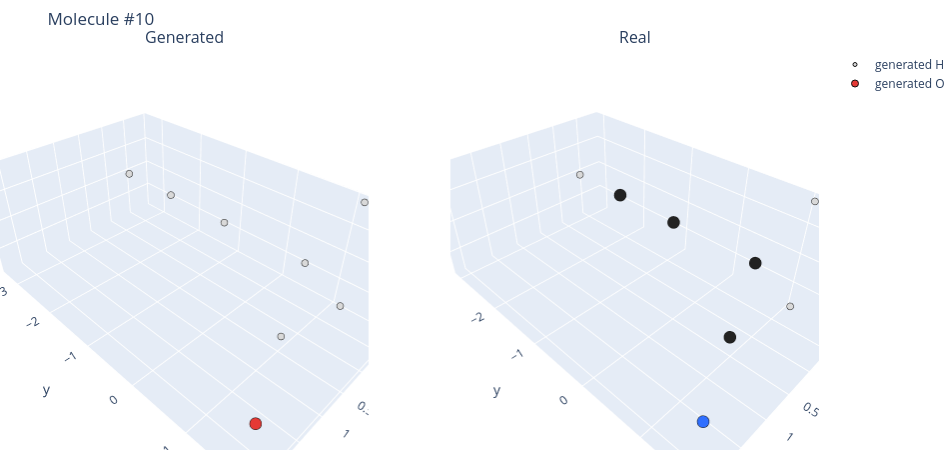

The notebook cell this image was saved under:
### Code cell
import plotly.graph_objects as go
from plotly.subplots import make_subplots

ATOM_COLORS = {
    "H": "#d9d9d9",
    "C": "#222222",
    "N": "#2f6fff",
    "O": "#e53935",
    "F": "#43a047",
}

def plot_generated_vs_real_3d(eval_result=generated_eval, idx=0):
    pred_pos = eval_result["pred_pos"].detach().cpu()
    pred_labels = eval_result["pred_type_probs"].argmax(dim=-1).detach().cpu()
    real_pos = drift_real_pos.detach().cpu()
    real_labels = drift_real_types.argmax(dim=-1).detach().cpu()

    fig = make_subplots(
        rows=1,
        cols=2,
        specs=[[{"type": "scene"}, {"type": "scene"}]],
        subplot_titles=("Generated", "Real"),
    )

    for col, pos, labels, name in [
        (1, pred_pos[idx], pred_labels[idx], "generated"),
        (2, real_pos[idx], real_labels[idx], "real"),
    ]:
        for atom_idx, atom_name in enumerate(ATOM_SYMBOLS):
            mask = labels == atom_idx
            if not mask.any():
                continue

            xyz = pos[mask]
            fig.add_trace(
                go.Scatter3d(
                    x=xyz[:, 0],
                    y=xyz[:, 1],
                    z=xyz[:, 2],
                    mode="markers",
                    marker=dict(
                        size=7 if atom_name != "H" else 4,
                        color=ATOM_COLORS.get(atom_name, "#999999"),
                        line=dict(width=1, color="#111111"),
                    ),
                    name=f"{name} {atom_name}",
                    text=[atom_name] * xyz.shape[0],
                    hovertemplate="%{text}<br>x=%{x:.2f}<br>y=%{y:.2f}<br>z=%{z:.2f}<extra></extra>",
                    showlegend=(col == 1),
                ),
                row=1,
                col=col,
            )

    fig.update_layout(
        title=f"Molecule #{idx}",
        width=950,
        height=450,
        margin=dict(l=0, r=0, t=50, b=0),
    )
    fig.update_scenes(aspectmode="data")
    fig.show()

plot_generated_vs_real_3d(idx=10)

### Figure 1 — Plotly figure (JSON) as saved in the notebook; plotly's stock layout.template omitted (floating-point values rounded to 4 significant figures)
{"data": [{"hovertemplate": "%{text}<br>x=%{x:.2f}<br>y=%{y:.2f}<br>z=%{z:.2f}<extra></extra>", "marker": {"color": "#d9d9d9", "line": {"color": "#111111", "width": 1}, "size": 4}, "mode": "markers", "name": "generated H", "scene": "scene", "showlegend": true, "text": ["H", "H", "H", "H", "H", "H", "H"], "type": "scatter3d", "x": [-0.3925, -0.3611, -0.345, 1.095, -0.4186, -0.9268, -0.9089], "y": [-2.122, -0.8248, 0.7333, 1.35, -3.319, 1.158, 1.148], "z": [-0.007603, -0.0009604, 0.007208, -0.003247, -0.01383, -0.9203, 0.9502]}, {"hovertemplate": "%{text}<br>x=%{x:.2f}<br>y=%{y:.2f}<br>z=%{z:.2f}<extra></extra>", "marker": {"color": "#e53935", "line": {"color": "#111111", "width": 1}, "size": 7}, "mode": "markers", "name": "generated O", "scene": "scene", "showlegend": true, "text": ["O"], "type": "scatter3d", "x": [2.258], "y": [1.877], "z": [-0.01149]}, {"hovertemplate": "%{text}<br>x=%{x:.2f}<br>y=%{y:.2f}<br>z=%{z:.2f}<extra></extra>", "marker": {"color": "#d9d9d9", "line": {"color": "#111111", "width": 1}, "size": 4}, "mode": "markers", "name": "real H", "scene": "scene2", "showlegend": false, "text": ["H", "H", "H"], "type": "scatter3d", "x": [-0.3747, -0.8683, -0.8515], "y": [-3.037, 1.074, 1.065], "z": [-0.01274, -0.8639, 0.8919]}, {"hovertemplate": "%{text}<br>x=%{x:.2f}<br>y=%{y:.2f}<br>z=%{z:.2f}<extra></extra>", "marker": {"color": "#222222", "line": {"color": "#111111", "width": 1}, "size": 7}, "mode": "markers", "name": "real C", "scene": "scene2", "showlegend": false, "text": ["C", "C", "C", "C"], "type": "scatter3d", "x": [-0.3592, -0.3363, -0.3258, 1.029], "y": [-1.975, -0.7761, 0.6844, 1.252], "z": [-0.007138, -0.0009375, 0.006762, -0.003138]}, {"hovertemplate": "%{text}<br>x=%{x:.2f}<br>y=%{y:.2f}<br>z=%{z:.2f}<extra></extra>", "marker": {"color": "#2f6fff", "line": {"color": "#111111", "width": 1}, "size": 7}, "mode": "markers", "name": "real N", "scene": "scene2", "showlegend": false, "text": ["N"], "type": "scatter3d", "x": [2.087], "y": [1.714], "z": [-0.01074]}], "layout": {"annotations": [{"font": {"size": 16}, "showarrow": false, "text": "Generated", "x": 0.225, "xanchor": "center", "xref": "paper", "y": 1, "yanchor": "bottom", "yref": "paper"}, {"font": {"size": 16}, "showarrow": false, "text": "Real", "x": 0.775, "xanchor": "center", "xref": "paper", "y": 1, "yanchor": "bottom", "yref": "paper"}], "height": 450, "margin": {"b": 0, "l": 0, "r": 0, "t": 50}, "scene": {"aspectmode": "data", "domain": {"x": [0, 0.45], "y": [0, 1]}}, "scene2": {"aspectmode": "data", "domain": {"x": [0.55, 1], "y": [0, 1]}}, "title": {"text": "Molecule #10"}, "width": 950}}
